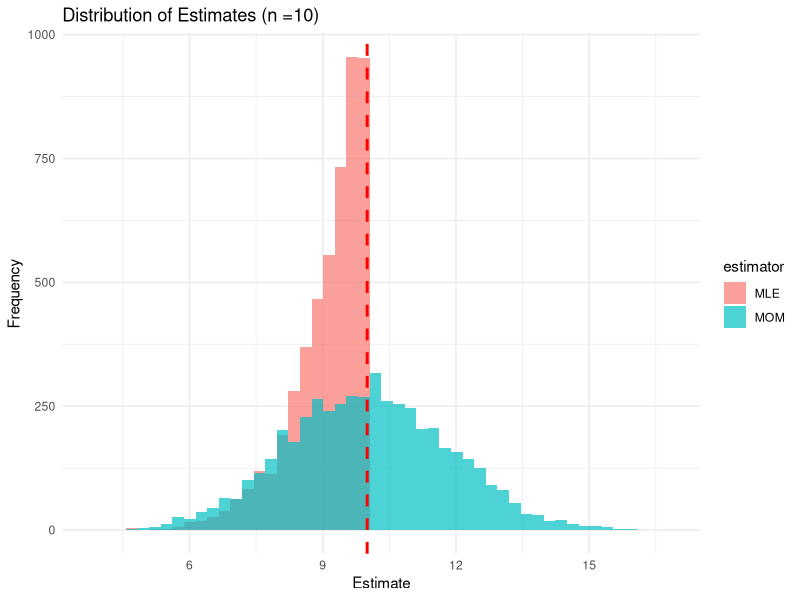
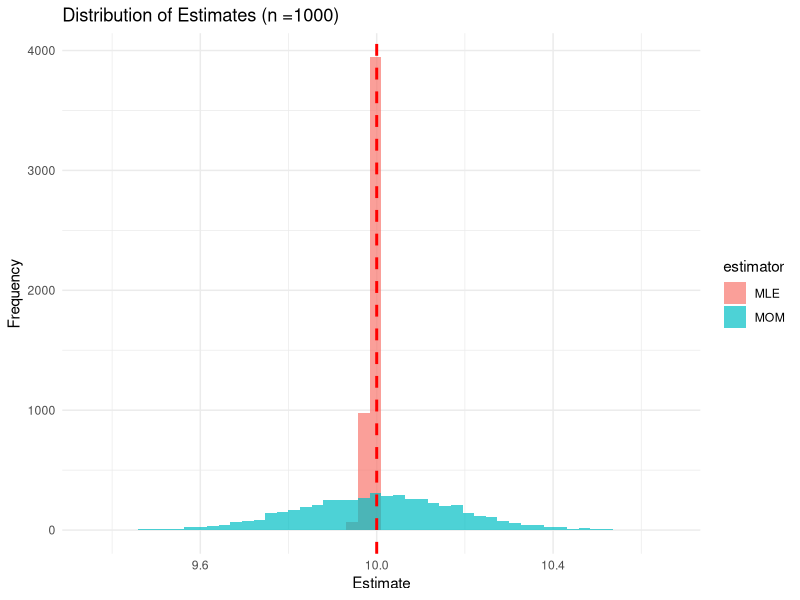
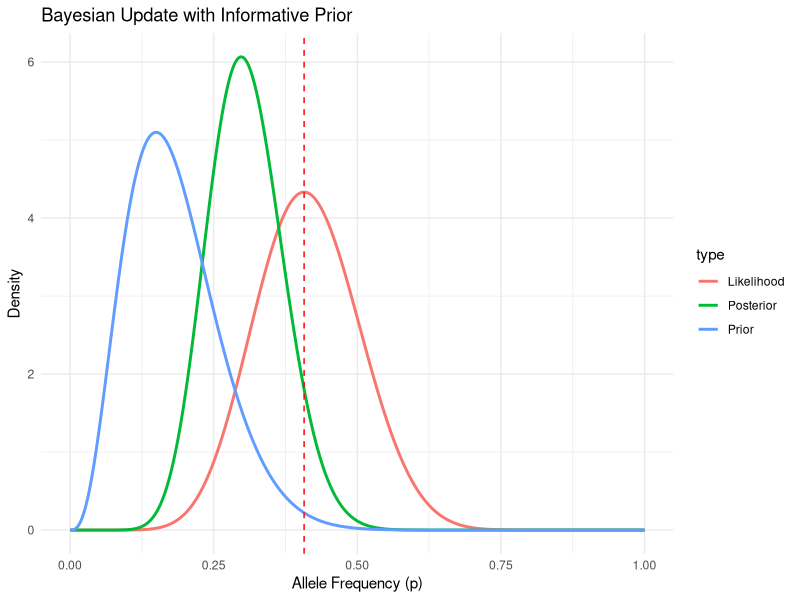
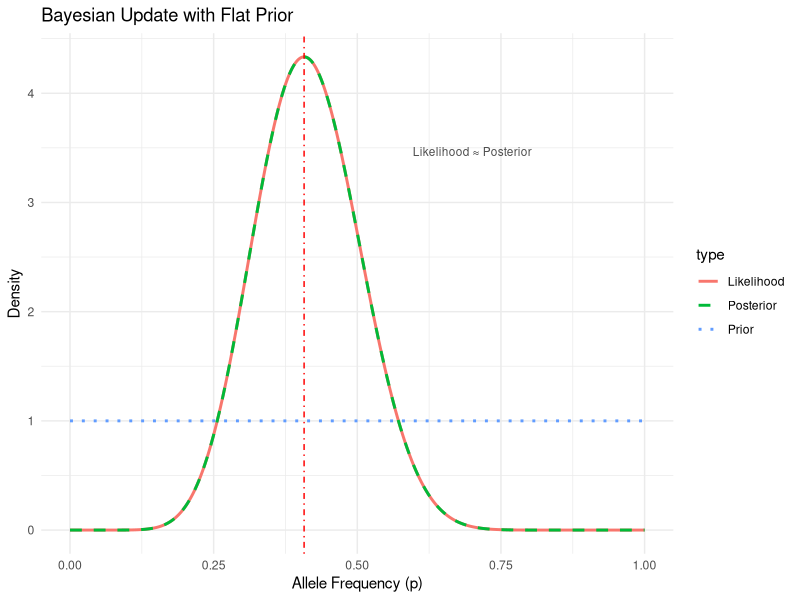

Reproduce these figures in R, in order.
## ---- chunk 1
library(tidyverse)
library(ggplot2)
## ---- chunk 2
#| layout-ncol: 2

mom_estimator <- function(sample) {
  return(2 * mean(sample))
}

# Function to generate MLE estimator for Uniform(0, theta)
mle_estimator <- function(sample) {
  return(max(sample))
}

simulate_estimators <- function(theta = 1, n = 10, n_sim = 1000) {
  mom_estimates <- numeric(n_sim)
  mle_estimates <- numeric(n_sim)
  
  for (i in 1:n_sim) {
    sample <- runif(n, 0, theta)
    mom_estimates[i] <- mom_estimator(sample)
    mle_estimates[i] <- mle_estimator(sample)
  }
  
  return(list(
    mom = mom_estimates,
    mle = mle_estimates
  ))
}

n_simulations <- 5000
theta_true <- 10

n_demo_1 <- 10
n_demo_2 <- 1000
demo_results_1 <- simulate_estimators(theta_true, n_demo_1, n_simulations)
demo_results_2 <- simulate_estimators(theta_true, n_demo_2, n_simulations)

demo_data_1 <- data.frame(
  MOM = demo_results_1$mom,
  MLE = demo_results_1$mle
) %>%
  pivot_longer(everything(), names_to = "estimator", values_to = "estimate")

demo_data_2 <- data.frame(
  MOM = demo_results_2$mom,
  MLE = demo_results_2$mle
) %>%
  pivot_longer(everything(), names_to = "estimator", values_to = "estimate")
ggplot(demo_data_1, aes(x = estimate, fill = estimator)) +
  geom_histogram(alpha = 0.7, position = "identity", bins = 50) +
  geom_vline(xintercept = theta_true, linetype = "dashed", color = "red", size = 1) +
  labs(title = paste0("Distribution of Estimates (n =", n_demo_1, ")"),
       x = "Estimate", y = "Frequency") +
  theme_minimal()

ggplot(demo_data_2, aes(x = estimate, fill = estimator)) +
  geom_histogram(alpha = 0.7, position = "identity", bins = 50) +
  geom_vline(xintercept = theta_true, linetype = "dashed", color = "red", size = 1) +
  labs(title = paste0("Distribution of Estimates (n =", n_demo_2, ")"),
       x = "Estimate", y = "Frequency") +
  theme_minimal()
## ---- chunk 3
#| layout-ncol: 2
# Create data for prior, likelihood, and posterior distributions
p <- seq(0, 1, length.out = 1000)

# Prior (Beta distribution from previous experiment)
prior <- dbeta(p, 3 + 1, 17 + 1)

# Likelihood (Beta distribution from current data)
likelihood <- dbeta(p, 11 + 1, 16 + 1)

# Posterior (Beta distribution combining both)
posterior <- dbeta(p, 14 + 1, 33 + 1)

# Combine into a data frame
plot_data <- data.frame(
    p = rep(p, 3),
    density = c(prior, likelihood, posterior),
    type = rep(c("Prior", "Likelihood", "Posterior"), each = length(p))
)

# Add flat prior distribution
flat_prior <- dbeta(p, 1, 1)
flat_posterior <- dbeta(p, 12, 17)

plot_data <- rbind(
    plot_data,
    data.frame(
        p = rep(p, 3),
        density = c(flat_prior, likelihood, flat_posterior),
        type = rep(c("Prior", "Likelihood", "Posterior"), each = length(p))
    )
)

# Add a column to distinguish between informative and flat scenarios
plot_data$scenario <- c(rep("Informative", 3000), rep("Flat", 3000))

# Create plot
# Plot for informative prior
p1 <- ggplot(plot_data %>% filter(scenario == "Informative"), 
             aes(x = p, y = density, color = type)) +
    geom_line(size = 1) +
    geom_vline(xintercept = 11/27, linetype = "dashed", color = "red") +
    labs(x = "Allele Frequency (p)", 
         y = "Density",
         title = "Bayesian Update with Informative Prior") +
    theme_minimal()

# Plot for flat prior with different line types for overlapping curves
p2 <- ggplot(plot_data %>% filter(scenario == "Flat"), 
             aes(x = p, y = density, color = type, linetype = type)) +
    geom_line(size = 1) +
    scale_linetype_manual(values = c("Prior" = "dotted", "Likelihood" = "solid", "Posterior" = "dashed")) +
    geom_vline(xintercept = 11/27, linetype = "dotdash", color = "red") +
    labs(x = "Allele Frequency (p)", 
         y = "Density",
         title = "Bayesian Update with Flat Prior") +
    theme_minimal() +
    annotate("text", x = 0.7, y = max(flat_posterior) * 0.8, 
             label = "Likelihood ≈ Posterior", size = 3, color = "gray30")

print(p1)
print(p2)
